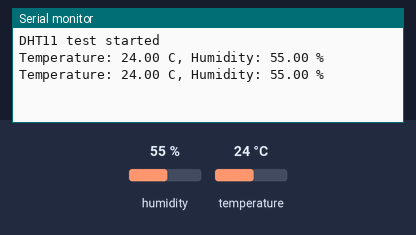
Bench run of a sketch on a simulated Arduino Uno, built with avr-gcc and run on an emulated ATmega328P. Shown: the last lines printed to the serial monitor. Inputs (shaded band) come from the test bench; at power-on: humidity 55 %, temperature 24 °C.

Above: at 4.8 s.
4.9 s: humidity set to 22 %
At 7.1 s:
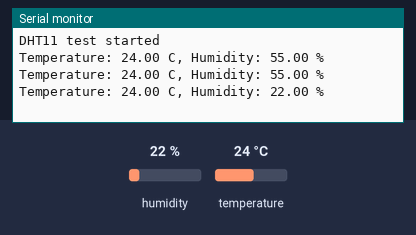
7.9 s: temperature set to 12 °C
At 9.5 s:
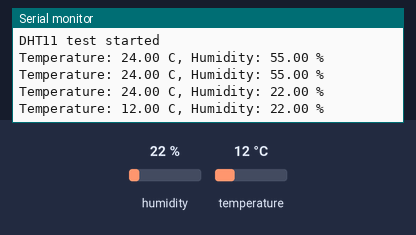
10.9 s: humidity set to 40 %
At 13.1 s:
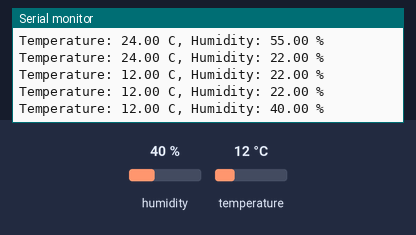
Timing chart, 0 to 14.6 s (numbered marks = the images above; inputs shaded):
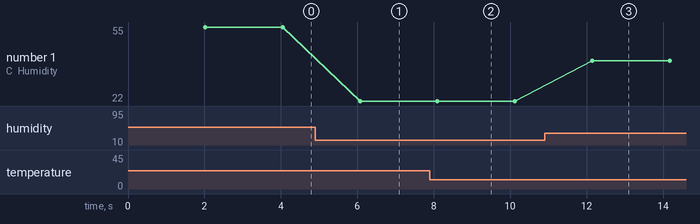

Measured:
- after the input at 4.9 s, the serial monitor: prints a new line after 1.2 s (image 1)
- after the input at 7.9 s, the serial monitor: prints a new line after 0.20 s (image 2)
- after the input at 10.9 s, the serial monitor: prints a new line after 1.2 s (image 3)
- plotted number 1: 55 → 22 after the input at 4.9 s, 22 → 40 after the input at 10.9 s

The sketch:

dht11_test.ino
```cpp
#include <DHT.h>

#define DHTPIN 4
#define DHTTYPE DHT11

DHT dht(DHTPIN, DHTTYPE);

void setup() {
  Serial.begin(115200);
  dht.begin();
  Serial.println("DHT11 test started");
}

void loop() {
  delay(2000);  // DHT11 chỉ đọc được mỗi ~1-2 giây

  float h = dht.readHumidity();
  float t = dht.readTemperature();

  if (isnan(h) || isnan(t)) {
    Serial.println("Failed to read from DHT sensor!");
    return;
  }

  Serial.print("Temperature: ");
  Serial.print(t);
  Serial.print(" C, Humidity: ");
  Serial.print(h);
  Serial.println(" %");
}
```
